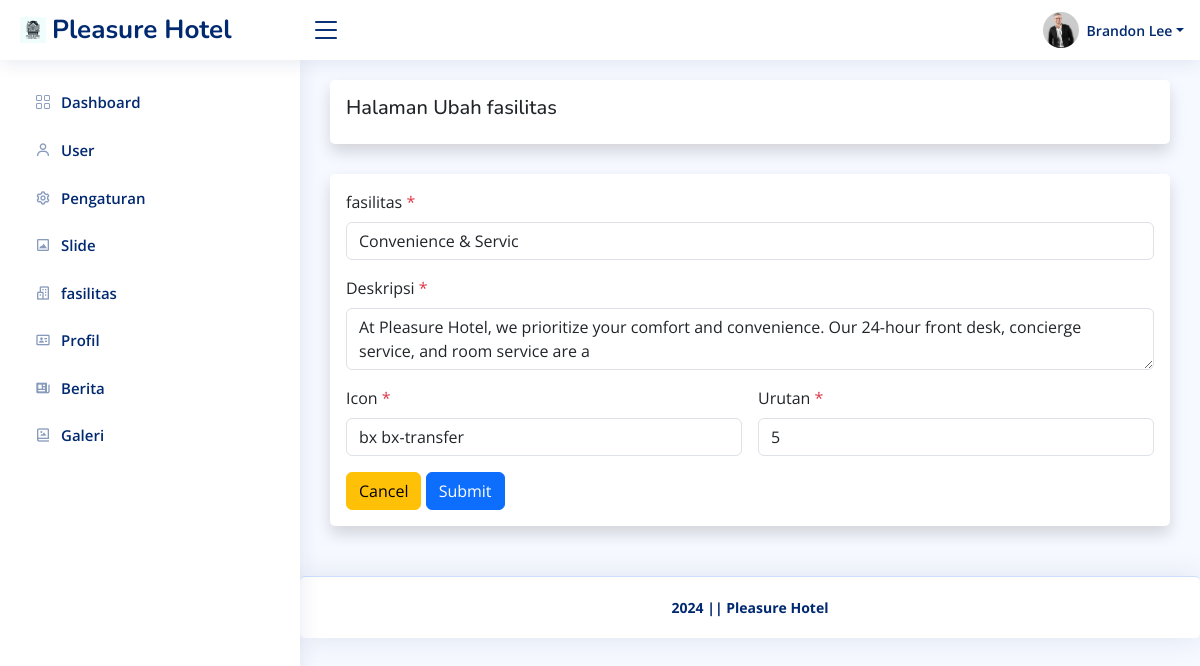
Screenshot of /admin/fasilitas/ubah.php?id=5 (signed in) with the database file from the repository.
### tables this page shows
CREATE TABLE `pengaturan` (
  `id_pengaturan` int(11) NOT NULL,
  `appname` varchar(50) NOT NULL,
  `logo` varchar(255) NOT NULL,
  `copyright` varchar(255) NOT NULL,
  `description` varchar(255) NOT NULL,
  `keyword` varchar(255) NOT NULL,
  `author` varchar(128) NOT NULL
);

CREATE TABLE `user` (
  `id_user` int(11) NOT NULL,
  `username` varchar(128) NOT NULL,
  `password` varchar(255) NOT NULL,
  `nama` varchar(128) NOT NULL,
  `role` int(11) NOT NULL,
  `foto` varchar(255) DEFAULT NULL
);

CREATE TABLE `fasilitas` (
  `id_fasilitas` int(11) NOT NULL,
  `fasilitas` varchar(20) NOT NULL,
  `deskripsi` varchar(128) NOT NULL,
  `icon` varchar(20) NOT NULL,
  `urutan` int(11) NOT NULL
);

### helper.php (called while the page is built, shortened)
<?php
$base_url = 'http://localhost/hotelmurah/';
$koneksi = mysqli_connect('localhost', 'root', '', 'hotel');
function getWhere($query)
{
    global $koneksi;
    return mysqli_fetch_assoc(mysqli_query($koneksi, $query));
}

### admin/fasilitas/ubah.php (the view, shortened to what this page needs)
<?php require '../template/header.php' ?>
<?php
$id = $_GET['id'];
$fasilitas = getWhere("SELECT * FROM fasilitas WHERE id_fasilitas = $id");
?>
<div class="card shadow p-3">
    <h5>Halaman Ubah fasilitas</h5>
</div>
<div class="card shadow p-3">
    <form action="" method="post" id="form" enctype="multipart/form-data">
        <div class="row mb-3 g-3">
            <div class="col-12">
                <label for="fasilitas" class="form-label">fasilitas <span class="text-danger">*</span></label>
                <input type="text" class="form-control" id="fasilitas" name="fasilitas" required value="<?= $fasilitas['fasilitas']; ?>">
            </div>
            <div class="col-12">
                <label for="deskripsi" class="form-label">Deskripsi <span class="text-danger">*</span></label>
                <textarea class="form-control" id="deskripsi" name="deskripsi" required><?= $fasilitas['deskripsi']; ?></textarea>
            </div>
            <div class="col-md-6">
                <label for="icon" class="form-label">Icon <span class="text-danger">*</span></label>
                <input type="text" class="form-control" id="icon" name="icon" required value="<?= $fasilitas['icon']; ?>">
            </div>
            <div class="col-md-6">
                <label for="urutan" class="form-label">Urutan <span class="text-danger">*</span></label>
                <input type="number" class="form-control" id="urutan" name="urutan" required value="<?= $fasilitas['urutan']; ?>">
            </div>
        </div>
        <a class="btn btn-warning" href="<?= $base_url; ?>admin/fasilitas" role="button">Cancel</a>
        <button type="submit" name="submit" class="btn btn-primary">Submit</button>
    </form>
</div>
<?php require '../template/footer.php' ?>

### admin/template/header.php (shortened to what this page needs)
<?php require '../../helper.php' ?>
<?php $pengaturan = getWhere("SELECT * FROM pengaturan WHERE id_pengaturan = 1 "); ?>
<!DOCTYPE html>
<html lang="en">
<head>
    <link href="<?= $base_url; ?>assets/plugins/bootstrap/css/bootstrap.min.css" rel="stylesheet">
    <link href="<?= $base_url; ?>assets/plugins/bootstrap-icons/bootstrap-icons.css" rel="stylesheet">
    <link href="<?= $base_url; ?>assets/plugins/boxicons/css/boxicons.min.css" rel="stylesheet">
    <link href="<?= $base_url; ?>assets/plugins/quill/quill.snow.css" rel="stylesheet">
    <link href="<?= $base_url; ?>assets/plugins/quill/quill.bubble.css" rel="stylesheet">
    <link href="<?= $base_url; ?>assets/plugins/remixicon/remixicon.css" rel="stylesheet">
    <link href="<?= $base_url; ?>assets/plugins/simple-datatables/style.css" rel="stylesheet">
    <link rel="stylesheet" href="https://cdnjs.cloudflare.com/ajax/libs/twitter-bootstrap/5.3.0/css/bootstrap.min.css">
    <link rel="stylesheet" href="https://cdn.datatables.net/2.0.8/css/dataTables.bootstrap5.css">
    <link href="<?= $base_url; ?>assets/css/style.css" rel="stylesheet">
</head>
<body>
    <header id="header" class="header fixed-top d-flex align-items-center">
        <div class="d-flex align-items-center justify-content-between">
            <a href="<?= $base_url; ?>admin/dashboard" class="logo d-flex align-items-center">
                <img src="<?= $base_url; ?>assets/img/<?= $pengaturan['logo']; ?>" alt="">
                <span class="d-none d-lg-block"><?= $pengaturan['appname']; ?></span>
            </a>
            <i class="bi bi-list toggle-sidebar-btn"></i>
        </div>
        <nav class="header-nav ms-auto">
            <ul class="d-flex align-items-center">
                <li class="nav-item dropdown pe-3">
                    <?php
                    $id = $_SESSION['id_user'];
                    $akun = getWhere("SELECT * FROM user WHERE id_user = $id ");
                    ?>
                    <a class="nav-link nav-profile d-flex align-items-center pe-0" href="#" data-bs-toggle="dropdown">
                        <?php if ($akun['foto']) : ?>
                            <img src="<?= $base_url; ?>/assets/uploads/user/<?= $akun['foto']; ?>" alt="<?= $akun['nama']; ?>" class="rounded-circle">
                        <?php else : ?>
                            <img src="<?= $base_url; ?>assets/img/noprofil.png" alt="<?= $akun['nama']; ?>" class="rounded-circle">
                        <?php endif ?>
                        <span class="d-none d-md-block dropdown-toggle ps-2"><?= $akun['nama']; ?></span>
                    </a>
                </li>
            </ul>
        </nav>
    </header>
    <aside id="sidebar" class="sidebar">
        <ul class="sidebar-nav" id="sidebar-nav">
            <li class="nav-item">
                <a class="nav-link collapsed" href="<?= $base_url; ?>admin/dashboard">
                    <i class="bi bi-grid"></i>
                    <span>Dashboard</span>
                </a>
            </li>
            <?php if ($_SESSION['role'] == 1) : ?>
                <li class="nav-item">
                    <a class="nav-link collapsed" href="<?= $base_url; ?>admin/user">
                        <i class='bx bx-user'></i>
                        <span>User</span>
                    </a>
                </li>
            <?php endif ?>
            <li class="nav-item">
                <a class="nav-link collapsed" href="<?= $base_url; ?>admin/pengaturan">
                    <i class='bx bx-cog'></i>
                    <span>Pengaturan</span>
                </a>
            </li>
            <li class="nav-item">
                <a class="nav-link collapsed" href="<?= $base_url; ?>admin/slide">
                    <i class='bx bx-image-alt'></i>
                    <span>Slide</span>
                </a>
            </li>
            <li class="nav-item">
                <a class="nav-link collapsed" href="<?= $base_url; ?>admin/fasilitas">
                    <i class='bx bx-buildings'></i>
                    <span>fasilitas</span>
                </a>
            </li>
            <li class="nav-item">
                <a class="nav-link collapsed" href="<?= $base_url; ?>admin/profil">
                    <i class='bx bx-id-card'></i>
                    <span>Profil</span>
                </a>
            </li>
            <li class="nav-item">
                <a class="nav-link collapsed" href="<?= $base_url; ?>admin/berita">
                    <i class='bx bxs-news' ></i>
                    <span>Berita</span>
                </a>
            </li>
            <li class="nav-item">
                <a class="nav-link collapsed" href="<?= $base_url; ?>admin/galery">
                    <i class='bx bx-photo-album'></i>
                    <span>Galeri</span>
                </a>
            </li>
        </ul>
    </aside>
    <main id="main" class="main">

### admin/template/footer.php (shortened to what this page needs)
</main>
<footer id="footer" class="footer card">
    <div class="copyright fw-bold">
        <?= $pengaturan['copyright']; ?>
    </div>
</footer>
</body>
</html>

### assets/css/style.css (style rules this page uses)
:root { scroll-behavior: smooth; }
body { font-family: "Open Sans", sans-serif; background: #f6f9ff; color: #444444; }
a { color: #4154f1; text-decoration: none; }
h1, h2, h3, h4, h5, h6 { font-family: "Nunito", sans-serif; }
#main { margin-top: 60px; padding: 20px 30px; transition: all 0.3s; }
.card { margin-bottom: 30px; border: none; border-radius: 5px; box-shadow: 0px 0 30px rgba(1, 41, 112, 0.1); }
.logo { line-height: 1; }
@media (min-width: 1200px) { .logo { width: 280px; } }
.logo img { max-height: 26px; margin-right: 6px; }
.logo span { font-size: 26px; font-weight: 700; color: #012970; font-family: "Nunito", sans-serif; }
.header { transition: all 0.5s; z-index: 997; height: 60px; box-shadow: 0px 2px 20px rgba(1, 41, 112, 0.1); background-color: #fff; padding-left: 20px; }
.header .toggle-sidebar-btn { font-size: 32px; padding-left: 10px; cursor: pointer; color: #012970; }
.header-nav ul { list-style: none; }
.header-nav>ul { margin: 0; padding: 0; }
.header-nav .nav-profile { color: #012970; }
.header-nav .nav-profile img { max-height: 36px; }
.header-nav .nav-profile span { font-size: 14px; font-weight: 600; }
.sidebar { position: fixed; top: 60px; left: 0; bottom: 0; width: 300px; z-index: 996; transition: all 0.3s; padding: 20px; overflow-y: auto; scrollbar-width: thin; scrollbar-color: #aab7cf transparent; box-shadow: 0px 0px 20px rgba(1, 41, 112, 0.1); background-color: #fff; }
@media (min-width: 1200px) { #main, #footer { margin-left: 300px; } }
.sidebar-nav { padding: 0; margin: 0; list-style: none; }
.sidebar-nav li { padding: 0; margin: 0; list-style: none; }
.sidebar-nav .nav-item { margin-bottom: 5px; }
.sidebar-nav .nav-link { display: flex; align-items: center; font-size: 15px; font-weight: 600; color: #4154f1; transition: 0.3; background: #f6f9ff; padding: 10px 15px; border-radius: 4px; }
.sidebar-nav .nav-link i { font-size: 16px; margin-right: 10px; color: #4154f1; }
.sidebar-nav .nav-link.collapsed { color: #012970; background: #fff; }
.sidebar-nav .nav-link.collapsed i { color: #899bbd; }
.footer { padding: 20px 0; font-size: 14px; transition: all 0.3s; border-top: 1px solid #cddfff; }
.footer .copyright { text-align: center; color: #012970; }

### rows the page displays
pengaturan: logo (picture), appname "Pleasure Hotel", copyright "2024 || Pleasure Hotel"
user: foto (picture), nama "Brandon Lee"
fasilitas: fasilitas "Convenience & Servic", deskripsi "At Pleasure Hotel, we prioritize your comfort and convenience. Our 24-hour front desk, concierge service, and room service are a", icon "bx bx-transfer", urutan "5"
